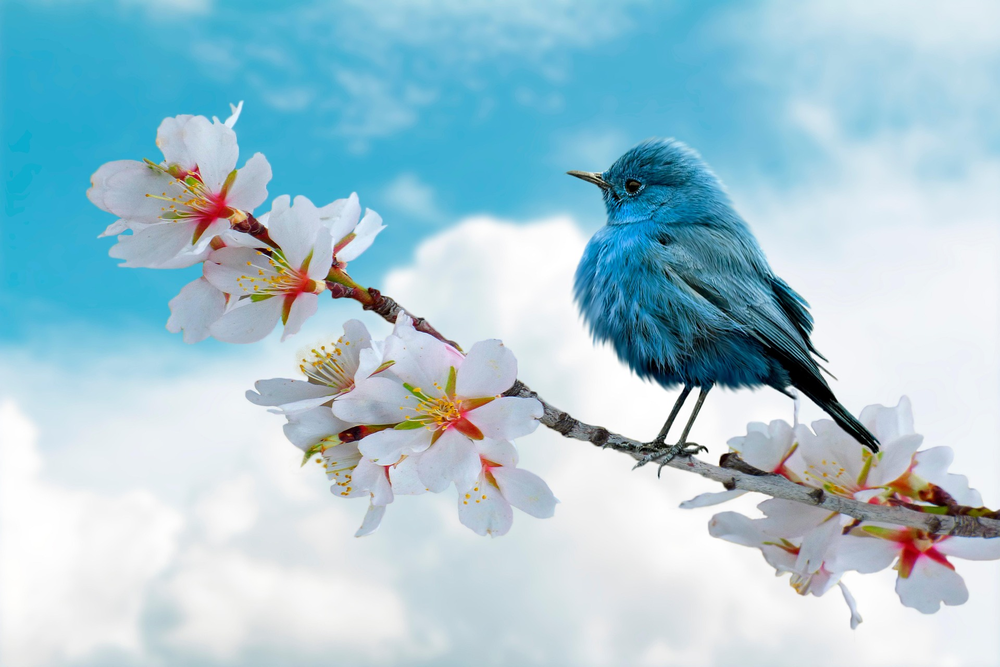
#> input picture lab4/image.png, 1000 x 667 px, shrunk from 1920 x 1280 before the run
$ python q3.py
#> lines starting #> are read from the running program, lines starting #| are printed output that depends on the picture; after the words box and inside, x2 and y2 are one past the last pixel; in counts of white or black regions, pixels touching at a corner belong together
import cv2
import numpy as np
import matplotlib.pyplot as plt

# Load main image
main_img = cv2.imread('image.png')
#> main_img is the input picture: shape (667, 1000, 3); mean B, G, R 211.7, 199.1, 165.4
main_gray = cv2.cvtColor(main_img, cv2.COLOR_BGR2GRAY)
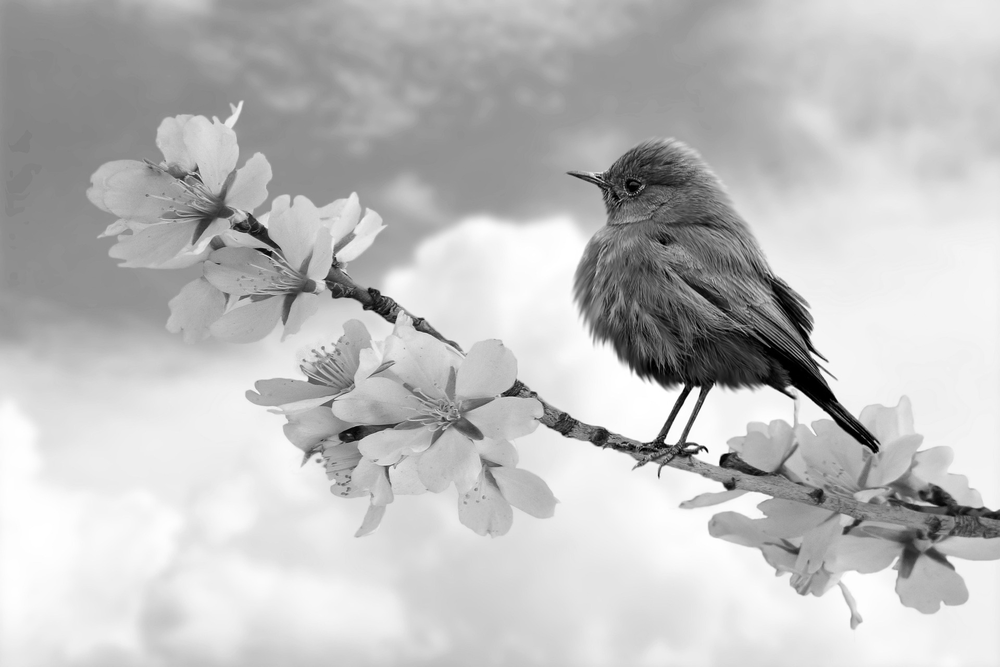
#> main_gray: shape (667, 1000); min 0, max 255, mean 190.5

# --- Dynamic Template Slicing ---
# Get dimensions of the main image
height, width = main_gray.shape
#> height = 667; width = 1000

# Define template size (e.g., 100x100 pixels)
template_h, template_w = 100, 100

# Choose starting coordinates near the center of the image
start_y = height // 2
#> start_y = 333
start_x = width // 2
#> start_x = 500

# Slice the region out of the grayscale main image
template_gray = main_gray[start_y:start_y+template_h, start_x:start_x+template_w]
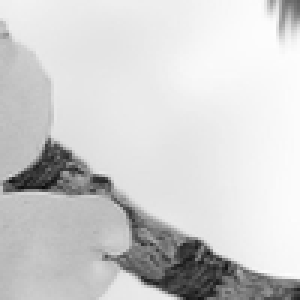
#> template_gray: shape (100, 100) (shown 3 times larger); min 11, max 254, mean 208.2
# Slicing the color version just for visualization purposes later
template_color = main_img[start_y:start_y+template_h, start_x:start_x+template_w]
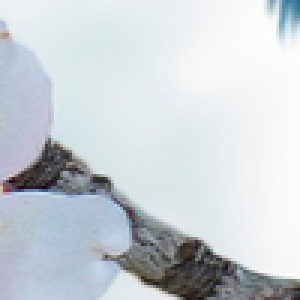
#> template_color: shape (100, 100, 3) (shown 3 times larger); mean B, G, R 214.8, 209.5, 203.1
# ---------------------------------

# Get width and height of the template for the bounding box
w, h = template_gray.shape[::-1]
#> w = 100; h = 100

# Perform template matching
res = cv2.matchTemplate(main_gray, template_gray, cv2.TM_CCOEFF_NORMED)
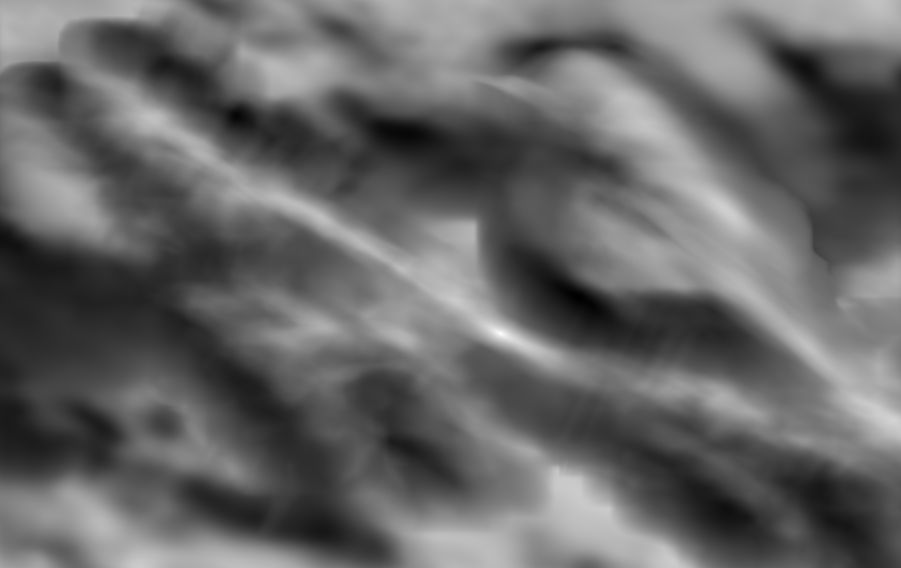
#> res: shape (568, 901) float32; min -0.71, max 1, mean -0.0225; drawn with min black and max white
min_val, max_val, min_loc, max_loc = cv2.minMaxLoc(res)
#> min_val = -0.71; max_val = 1; min_loc = (579, 297); max_loc = (500, 333)

# Top-left corner of the detected match
top_left = max_loc
#> top_left = (500, 333)
bottom_right = (top_left[0] + w, top_left[1] + h)
#> bottom_right = (600, 433)

# Draw green bounding rectangle on a copy of the original image
output_img = main_img.copy()
cv2.rectangle(output_img, top_left, bottom_right, (0, 255, 0), 5)
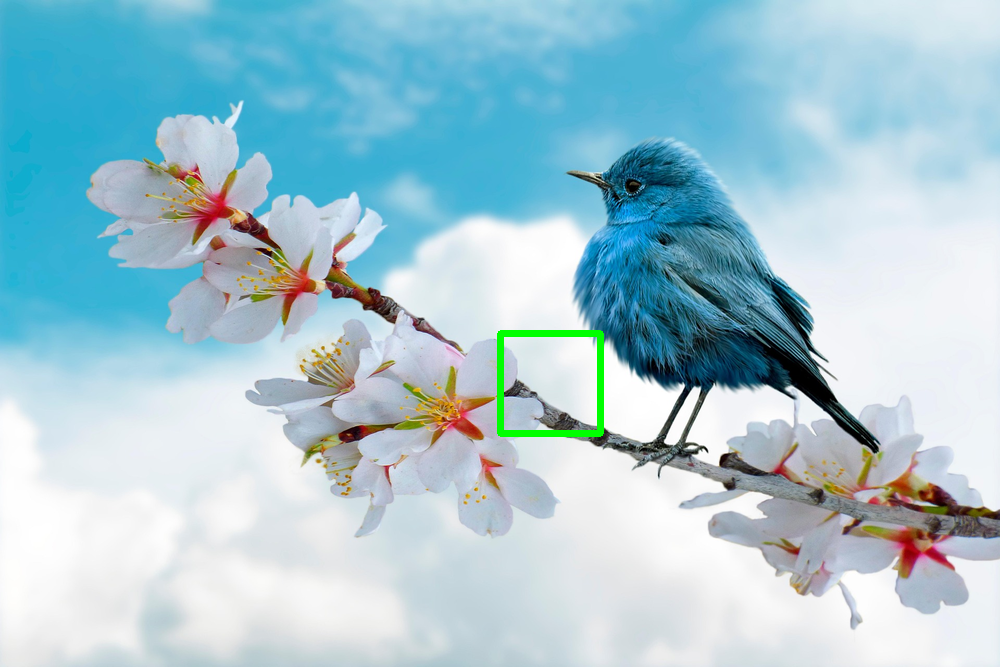
#> output_img: shape (667, 1000, 3); 0.42% of pixels changed, all inside (x1, y1, x2, y2) = (497, 330, 604, 437)

# Convert BGR to RGB for correct matplotlib color visualization
plt.figure(figsize=(10, 6))
plt.subplot(1, 2, 1), plt.imshow(cv2.cvtColor(template_color, cv2.COLOR_BGR2RGB)), plt.title('Cropped Template')
plt.subplot(1, 2, 2), plt.imshow(cv2.cvtColor(output_img, cv2.COLOR_BGR2RGB)), plt.title('Detected Object')
plt.tight_layout()
plt.show()
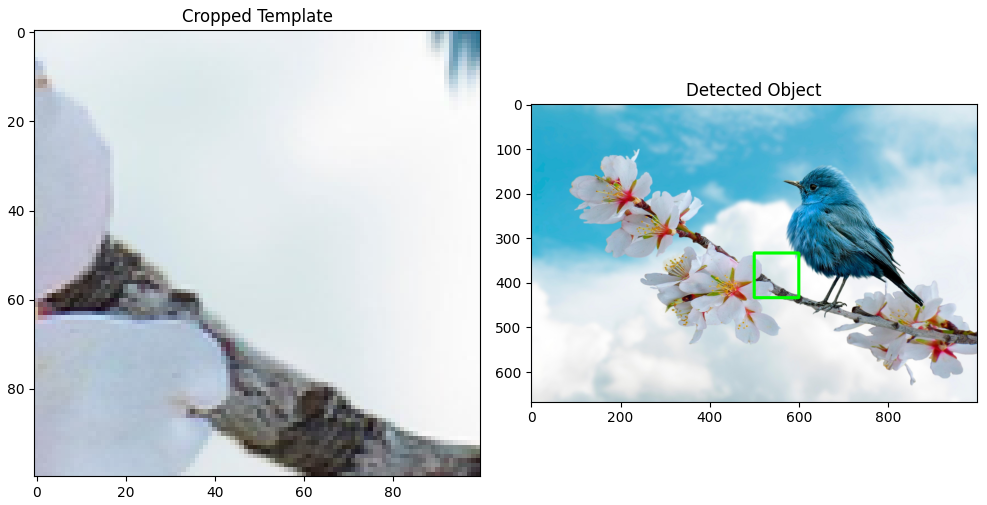
#> figure drawn by matplotlib, 2 panels
